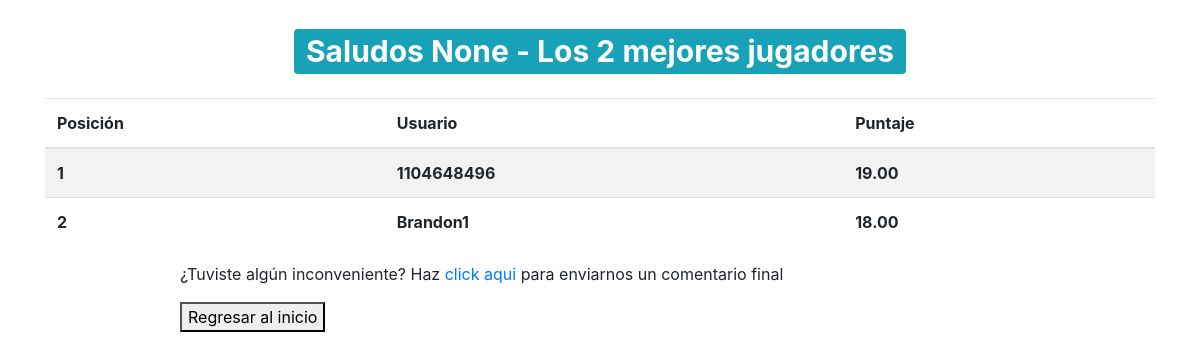
/tablero/, run on an earlier commit of the app's database.
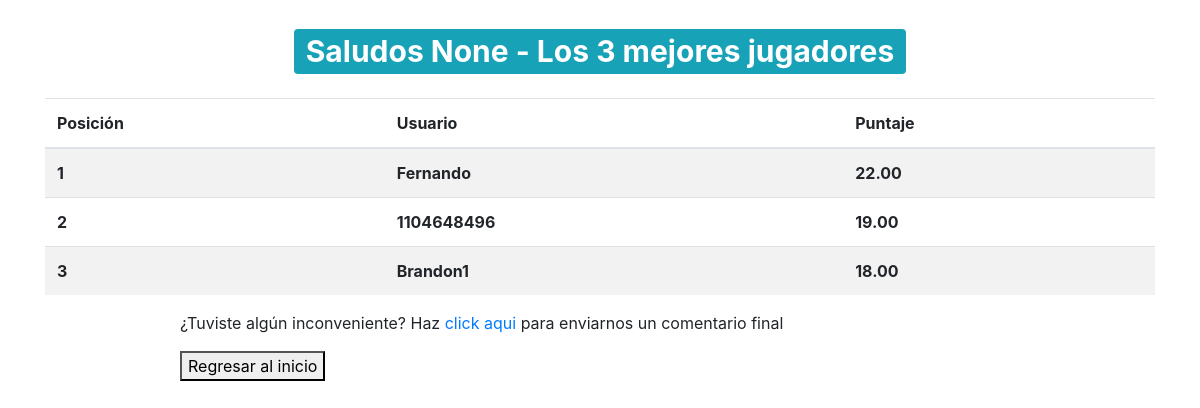
And on a later commit of the database.
### Quiz/models.py (models this page shows, shortened)
class QuizUsuario(models.Model):
	usuario = models.TextField(verbose_name='Ip usuario')
	nombre = models.TextField(verbose_name='Nombre del usuario', null=True)
	puntaje_total = models.DecimalField(verbose_name='Puntaje Total', null=True, default=0.00, decimal_places=2, max_digits=10)
	num_p = models.IntegerField(verbose_name='Numero de  preguntas respondidas', default=0)

### Quiz/views.py (the view, shortened to what this page needs)
# urls.py: path('tablero/', tablero, name='tablero'),
def tablero(request):
	try:
		QuizUser = QuizUsuario.objects.get(usuario=get_client_ip(request), nombre=getNombre())
		n_preguntas = QuizUser.num_p
	except ObjectDoesNotExist:
		n_preguntas = 0
	total_usaurios_quiz = QuizUsuario.objects.order_by('-puntaje_total')[:10]
	contador = total_usaurios_quiz.count()
	context = {
		'user':getNombre(),
		'usuario_quiz':total_usaurios_quiz,
		'contar_user':contador
	}
	return render(request, 'play/tablero.html', context)

### Quiz/views.py (called while the page is built)
def get_client_ip(request):
    x_forwarded_for = request.META.get('HTTP_X_FORWARDED_FOR')
    if x_forwarded_for:
        ip = x_forwarded_for.split(',')[0]
    else:
        ip = request.META.get('REMOTE_ADDR')
    return ip

def getNombre():
	global nombre_usuario
	return nombre_usuario

### template/play/tablero.html (shortened to what this page needs)
{% extends 'base.html' %}
{% block contenido %}
<div class="container">
	<h1 class="text-center my-4">
		<span class="badge badge-info">
			Saludos {{user}} - Los {{contar_user}} mejores jugadores
		</span>
	</h1>
	<table class="table table-striped table-bodered">
		<thead>
			<tr>
				<th>Posición</th>
				<th>Usuario</th>
				<th>Puntaje</th>
			</tr>
		</thead>
		<tbody>
			{% for user_quiz in usuario_quiz %}
				<tr>
					<th>{{forloop.counter}}</th>
					<th>{{user_quiz.nombre}}</th>
					<th>{{user_quiz.puntaje_total}}</th>
				</tr>
			{% endfor %}
		</tbody>
	</table>
</div>
<div id='texto_final'>
<p>¿Tuviste algún inconveniente? Haz <a href="{% url 'comentario' %}">click aqui</a> para enviarnos un comentario final</p>
<a href="{% url 'inicio' %}">
	<button>
		Regresar al inicio
	</button>
</a>
</div>
{% endblock %}

What changed in the data, as far as the page shows it:
added QuizUsuario: nombre "Fernando", puntaje_total "22.00"
Also different on the page:
{{ contar_user }}: "2" → "3"
